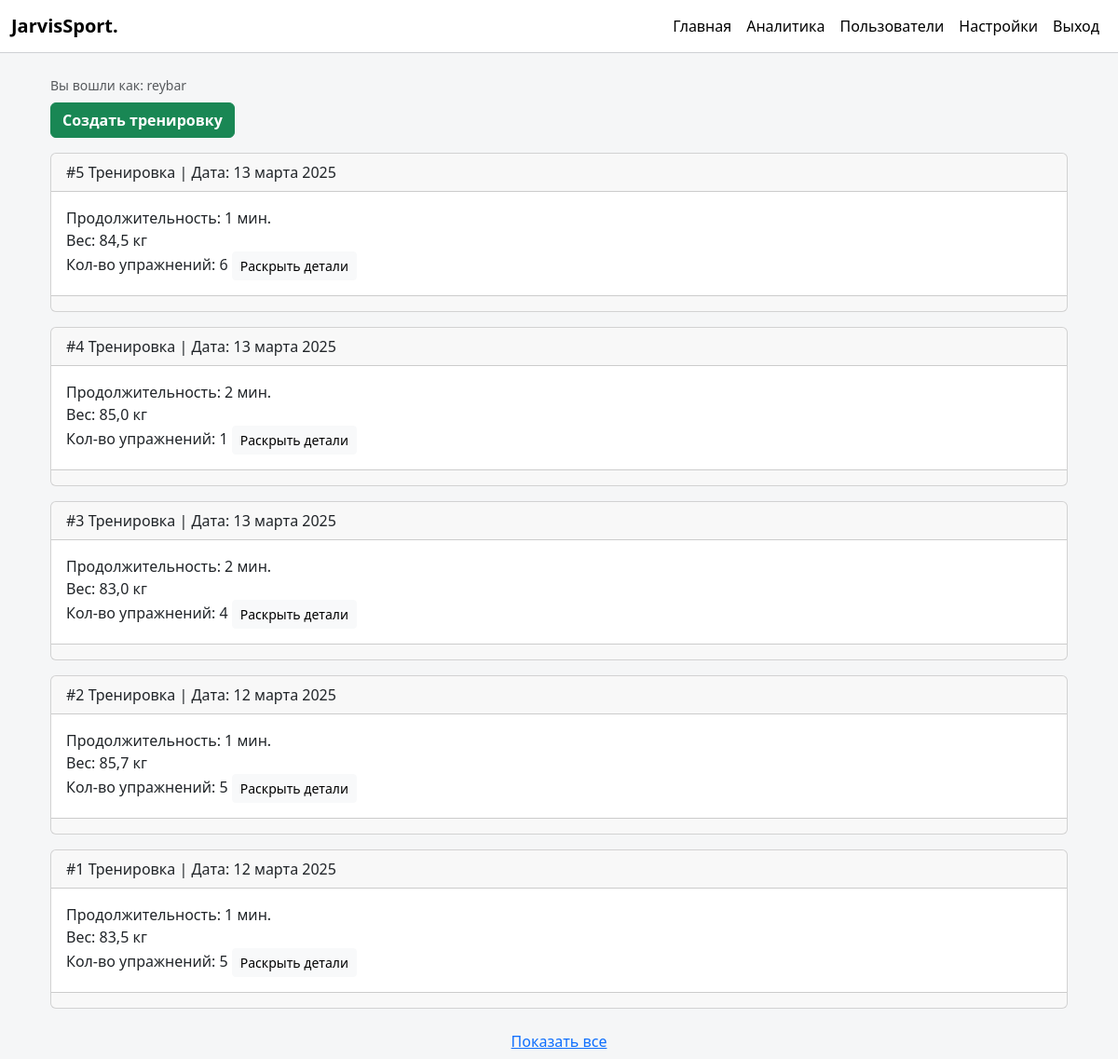
/ (signed in), run on the app's committed database.
### fitnessapp/models.py (models this page shows, shortened)
class JarvisUser(AbstractUser):
    first_name = models.CharField(max_length=150, blank=True, verbose_name='Имя')
    last_name = models.CharField(max_length=150, blank=True, verbose_name='Фамилия')
    middle_name = models.CharField(max_length=150, blank=True, verbose_name='Отчество')
    GENDER_CHOICES = (
        ('male', 'Мужской'),
        ('female', 'Женский'),
    )
    gender = models.CharField(max_length=6, choices=GENDER_CHOICES, default='male')
    age = models.PositiveIntegerField(null=True, blank=True)
    weight = models.DecimalField(max_digits=5, decimal_places=1, null=True, blank=True)
    height = models.DecimalField(max_digits=5, decimal_places=1, null=True, blank=True)
    registration_date = models.DateTimeField(default=timezone.now)

class Workout(models.Model):
    user = models.ForeignKey(JarvisUser, on_delete=models.CASCADE, related_name='workouts')
    date = models.DateField(default=timezone.now)
    duration = models.PositiveIntegerField(default=0, help_text='Время в минутах')  # храним общее кол-во минут
    weight = models.DecimalField(max_digits=5, decimal_places=1, null=True, blank=True)
    workout_number = models.PositiveIntegerField(default=1)

### fitnessapp/views.py (the view)
# urls.py: path('', main_view, name='main'),
@login_required
def main_view(request):
    workouts_qs = Workout.objects.filter(user=request.user).order_by('-id')[:5]
    workouts = []
    for w in workouts_qs:
        hours = w.duration // 60  # целое число часов
        mins = w.duration % 60    # остаток минут
        w.hours = hours
        w.mins = mins
        workouts.append(w)
    return render(request, 'fitnessapp/main.html', {'workouts': workouts})

### fitnessapp/templates/fitnessapp/main.html (shortened to what this page needs)
{% extends 'fitnessapp/base.html' %}
{% block content %}
<div class="container">
      <p class="text-muted small mb-2">
        Вы вошли как: {{ request.user.username }}
      </p>
  <div class="d-flex justify-content-start mb-3">
    <a class="btn btn-success" href="{% url 'workout' %}" style="font-weight:bold;">
       Создать тренировку
    </a>
  </div>
  {% if workouts %}
    {% for w in workouts %}
      <div class="card mb-3">
        <div class="card-header">
          #{{ w.workout_number }} Тренировка | Дата: {{ w.date|date:"d E Y" }}
        </div>
        <div class="card-body">
          Продолжительность:
          {{ w.mins }} мин.
          <br>
          Вес:
          {% if w.weight %}
            {{ w.weight }} кг
          {% else %}
            не указан
          {% endif %}
          <br>
          Кол-во упражнений: {{ w.exercises.count }}
          <button class="btn btn-light btn-sm" type="button"
                  data-bs-toggle="collapse"
                  data-bs-target="#detail{{ w.id }}">
            Раскрыть детали
          </button>
        </div>
        <div class="card-footer">
        </div>
      </div>
    {% endfor %}
    <div class="d-flex justify-content-center">
      <a class="btn btn-link" href="{% url 'show_all_workouts' %}">Показать все</a>
    </div>
  {% else %}
    <p>Тренировок пока нет. Нажмите «Создать тренировку».</p>
  {% endif %}
</div>
{% endblock content %}

### fitnessapp/templates/fitnessapp/base.html (shortened to what this page needs)
<!DOCTYPE html>
<html lang="ru">
<head>
  <link href="https://cdn.jsdelivr.net/npm/bootstrap@5.3.0/dist/css/bootstrap.min.css" rel="stylesheet">
  {% load crispy_forms_tags %}
</head>
<body>
  <nav class="navbar navbar-expand-lg navbar-light">
    <div class="container-fluid">
      <a class="navbar-brand" href="{% url 'main' %}">JarvisSport.</a>
      <div class="collapse navbar-collapse" id="navbarNav">
        {% if user.is_authenticated %}
        <ul class="navbar-nav ms-auto">
          <li class="nav-item">
            <a class="nav-link" href="{% url 'main' %}">Главная</a>
          </li>
          <li class="nav-item">
            <a class="nav-link" href="{% url 'dashboard' %}">Аналитика</a>
          </li>
          <li class="nav-item">
            <a class="nav-link" href="{% url 'users' %}">Пользователи</a>
          </li>
          <li class="nav-item">
            <a class="nav-link" href="{% url 'settings' %}">Настройки</a>
          </li>
          <li class="nav-item">
            <a class="nav-link" href="{% url 'logout' %}">Выход</a>
          </li>
        </ul>
        {% endif %}
      </div>
    </div>
  </nav>
  <div class="container mt-4">
    {% block content %}
    {% endblock content %}
  </div>
</body>
</html>

### fitnessapp/templates/fitnessapp/base.html (style rules this page uses)
body { background-color: #f5f6f7; }
nav.navbar { background-color: #ffffff; border-bottom: 1px solid #ced0d4; }
.navbar-brand { font-weight: bold; color: #000000; }
.nav-link { color: #000000; }

### data on the page
JarvisUser: user.username "reybar"
Workout: workout_number "5", date "13 марта 2025", mins "1", weight "84,5", exercises.count "6"
Workout: workout_number "4", date "13 марта 2025", mins "2", weight "85,0", exercises.count "1"
Workout: workout_number "3", date "13 марта 2025", mins "2", weight "83,0", exercises.count "4"
Workout: workout_number "2", date "12 марта 2025", mins "1", weight "85,7", exercises.count "5"
Workout: workout_number "1", date "12 марта 2025", mins "1", weight "83,5", exercises.count "5"
